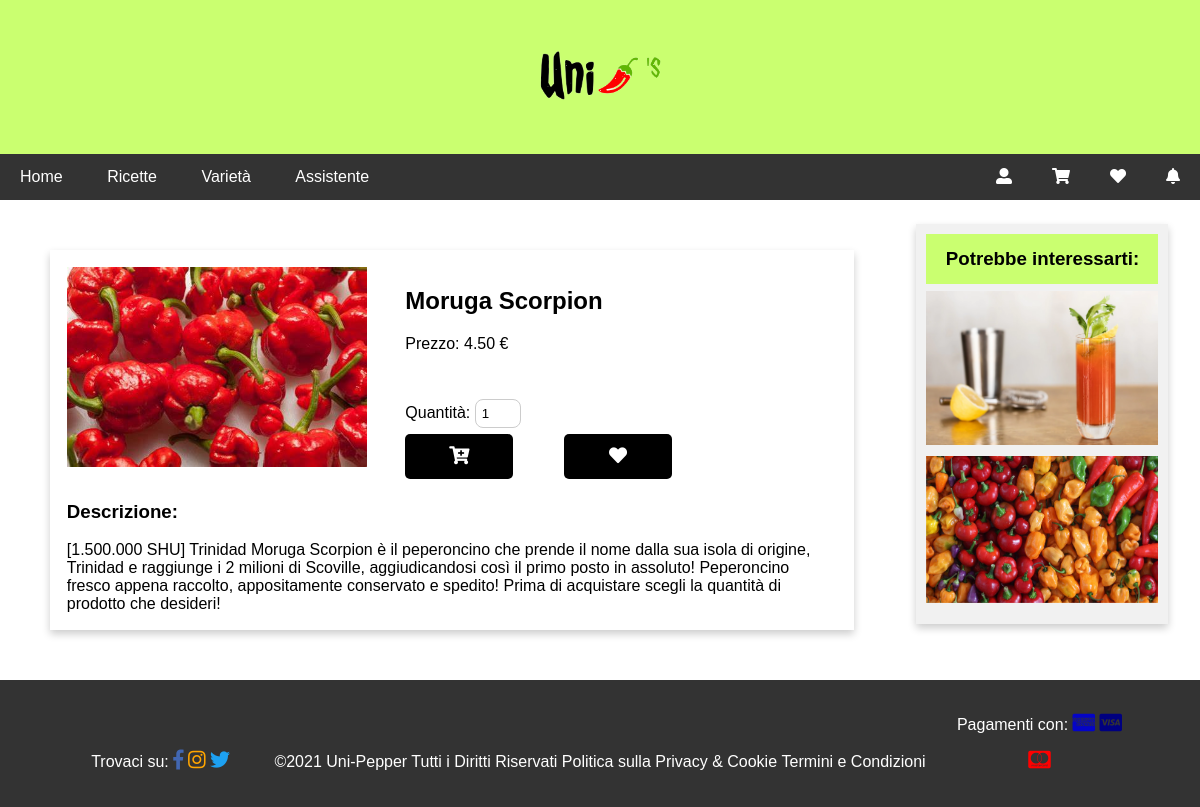
Screenshot of /prodotto.php?id=2 with the database file from the repository.
### tables this page shows
CREATE TABLE `prodotti` (
  `IdProdotto` int(10) NOT NULL,
  `NomeProdotto` varchar(50) NOT NULL,
  `ImmagineProdotto` varchar(255) NOT NULL,
  `DescrizioneProdotto` text NOT NULL,
  `PrezzoProdotto` float(6,2) NOT NULL,
  `QuantitaProdotto` int(5) NOT NULL,
  `IdFornitore` int(11) NOT NULL
);

CREATE TABLE `ricette` (
  `IdRicetta` int(11) NOT NULL,
  `NomeRicetta` varchar(255) NOT NULL,
  `ImmagineRicetta` varchar(255) NOT NULL,
  `Ingredienti` text NOT NULL,
  `Procedimento` text NOT NULL,
  `Difficolta` varchar(20) NOT NULL,
  `Persone` int(5) NOT NULL,
  `Tempo` varchar(10) NOT NULL,
  `Costo` varchar(20) NOT NULL,
  `GradoPiccantezza` varchar(20) NOT NULL
);

### prodotto.php (called while the page is built, shortened)
<?php
require_once 'bootstrap.php';
$templateParams["titolo"] = "Uni-Pepper's - Prodotto";
$templateParams["nome"] = "singolo-prodotto.php";
$templateParams["ricettecasuali"] = $dbh->getRandomRecipe(1);
$idprodotto = -1;
if(isset($_GET["id"])){
    $idprodotto = $_GET["id"];
}
$templateParams["pagina"] = "prodotto.php?id=".$idprodotto;
$templateParams["prodotto"] = $dbh->getProductById($idprodotto);
require 'template/base.php';
?>

### db/database.php (called while the page is built, shortened)
<?php
class DatabaseHelper{
    private $db;
    public function __construct($servername, $username, $password, $dbname, $port){
        $this->db = new mysqli($servername, $username, $password, $dbname, $port);
    }
    public function getProductById($id){
        $query = "SELECT IdProdotto, NomeProdotto, ImmagineProdotto, DescrizioneProdotto, PrezzoProdotto, QuantitaProdotto FROM prodotti WHERE IdProdotto=?";
        $stmt = $this->db->prepare($query);
        $stmt->bind_param('i',$id);
        $stmt->execute();
        $result = $stmt->get_result();
        return $result->fetch_all(MYSQLI_ASSOC);
    }
    public function getRandomRecipe($n){
        $stmt = $this->db->prepare("SELECT IdRicetta, NomeRicetta, ImmagineRicetta, Difficolta, Tempo, Costo FROM ricette ORDER BY RAND() LIMIT ?");
        $stmt->bind_param('i',$n);
        $stmt->execute();
        $result = $stmt->get_result();
        return $result->fetch_all(MYSQLI_ASSOC);
    }
}
?>

### bootstrap.php (called while the page is built, shortened)
<?php
require_once("db/database.php");
$dbh = new DatabaseHelper("localhost", "root", "", "unipeppers", 3306);
?>

### template/singolo-prodotto.php (the view, shortened to what this page needs)
<?php if(count($templateParams["prodotto"])==0): ?>
    <article>
        <h1>Ci dispiace, qualcosa è andato storto</h1>
    </article>
<?php else: $prodotto = $templateParams["prodotto"][0]; ?>
<div class="info">
    <img src="<?php echo UPLOAD_DIR_VARIETY.$prodotto["ImmagineProdotto"]; ?>" alt="Immagine <?php echo $prodotto["NomeProdotto"]; ?>"/>
    <h2><?php echo $prodotto["NomeProdotto"]; ?></h2>
    <p>Prezzo: <?php echo number_format($prodotto["PrezzoProdotto"],2);?> €</p><br>
    <br>
    <form action="processa-form.php" method="POST" enctype="multipart/form-data">
        <label for="quantita">Quantit&agrave;:</label>
        <input type="number" id="quantita" name="quantita" min="1" value="1"/>
        <button type="submit"><span class="fas fa-cart-plus"></span></button>
    </form>
    <form action="processa-form.php" method="POST" enctype="multipart/form-data">
        <button type="submit"><span class="fas fa-heart"></span></button>
    </form>
    <h3>Descrizione:</h3>
    <p><?php echo $prodotto["DescrizioneProdotto"]?></p>
</div>
<?php endif; ?>

### template/base.php (shortened to what this page needs)
<!DOCTYPE html>
<html lang="it">
<head>
    <link rel="stylesheet" href="https://use.fontawesome.com/releases/v5.7.0/css/all.css">
    <link rel="stylesheet" href="css/style.css" >
    <link rel="stylesheet" href="css/styleClass.css" >
    <link rel="stylesheet" href="css/carrello.css" >
    <link rel="stylesheet" href="css/notifiche.css" >
</head>
<body>
    <header>
        <img src="upload/logo.png" alt="logo"/>
    </header>
    <nav class="topnav" id="myTopnav">
        <a href="index.php" title="home" <?php isActive("index.php");?>>Home</a>
        <a href="ricette.php" title="ricette" <?php isActive("ricette.php");?>>Ricette</a>
        <a href="varieta.php" title="varieta" <?php isActive("varieta.php");?>>Variet&agrave;</a>
        <a href="assistente.php" title="assistente" <?php isActive("assistente.php");?>>Assistente</a>
        <a id="main" onclick="openNav()" class="right" title="notifiche" ><span class="fas fa-bell" title="Notifiche"></span></a>
        <a href="preferiti.php" title="preferiti" class="right<?php isEchoActive("preferiti.php");?>"><span class="fas fa-heart" title="Preferiti"></span></a>
        <a href="carrello.php" title="carrello" class="right <?php isEchoActive("carrello.php");?>"><span class="fas fa-shopping-cart" title="Carrello"></span></a>
        <a href="login.php" title="login" class="right <?php isEchoActive("login.php");?>"><span class="fas fa-user-alt" title="Utente"></span></a>
    </nav>
    <main>
        <?php if(isset($templateParams["nome"])){
        require($templateParams["nome"]);
        }
        ?>
    </main>
    <aside>
        <h3>Potrebbe interessarti:</h3>
        <?php $ricettacasuale = $templateParams["ricettecasuali"][0];?>
        <div class="aside">
            <img src="<?php echo UPLOAD_DIR_RECIPES.$ricettacasuale["ImmagineRicetta"]?>" alt="Immagine <?php echo $ricettacasuale["NomeRicetta"]?>">
        </div>
        <div class="aside">
            <img src="upload/peperonciniVar.jpg" alt="Varietà">
        </div>
    </aside>
    <footer>
        <section class="social">
            <p>Trovaci su:</p>
            <a href="http://www.facebook.com" title="facebook" ><span class="fab fa-facebook-f" title="Facebook" style="color: #4267B2;"></span></a>
            <a href="http://instagram.com" title="instagram" ><span class="fab fa-instagram" title="Instagram" style="color: orange;"></span></a>
            <a href="http://twitter.com" title="twitter" ><span class="fab fa-twitter" title="Twitter" style="color: #1DA1F2;"></span></a>
        </section>
        <section class="contatti">
            <p>©2021 Uni-Pepper Tutti i Diritti Riservati</p>
            <a href="privacy.php">Politica sulla Privacy & Cookie</a>
            <a href="termini.php">Termini e Condizioni</a>
        </section>
        <section class="pagamenti">
            <p>Pagamenti con:</p>
            <a href="http://americanexpress.com" title="americanexpress" ><span class="fab fa-cc-amex" title="American Express" style="color: rgb(4, 4, 199);"></span></a>
            <a href="http://visa.com" title="visa" ><span class="fab fa-cc-visa" title="Visa" style="color: navy;"></span></a>
            <a href="http://mastercard.com" title="mastercard" ><span class="fab fa-cc-mastercard" title="Mastercard" style="color: red;"></span></a>
        </section>
    </footer>
</body>
</html>

### css/style.css (style rules this page uses)
* { box-sizing: border-box; }
body { font-family: Arial, Helvetica, sans-serif; margin: 0; }
header { padding: 50px; text-align: center; background: #caff70; color: black; }
header img { height: 50px; }
nav { overflow: hidden; background-color: #333; }
nav a:not(.right) { width: auto; display: inline-block; color: white; text-align: center; padding: 14px 20px; text-decoration: none; }
main { background-color: white; padding: 10px; margin: 2%; }
main form input { width: 100%; padding: 12px 20px; margin: 10px 0; display: inline-block; border: 1px solid #ccc; box-sizing: border-box; }
main form button, .reg-button { background-color: #04AA6D; color: white; padding: 14px 20px; margin: 10px 0; border: none; cursor: pointer; width: 100%; }
aside { background-color: #f1f1f1; box-shadow: 0 4px 8px 0 rgba(0, 0, 0, 0.2); padding: 10px; margin: 2%; text-align: center; }
aside h3 { background-color: #caff70; padding: 6% 2%; margin: 0; }
body > footer { padding: 20px; text-align: center; color: white; background: #333; }
body footer a { text-decoration: none; color: white; }
body footer span { font-size: 20px; }
footer section p, footer section a { display: inline-block; }
@media screen and (min-width: 768px) { main, aside { display: inline-block; vertical-align: top; } }
@media screen and (min-width: 768px) { aside { width: 21%; } }
@media screen and (min-width: 768px) { main { width: 70%; } }
@media screen and (min-width: 768px) { nav a { display: inline-block; width: auto; color: white; text-align: center; padding: 14px 20px; text-decoration: none; } }
@media screen and (min-width: 768px) { nav a.right { float: right; } }
@media screen and (min-width: 768px) { body footer section { display: inline-block; } }

### css/styleClass.css (style rules this page uses)
nav .right { display: none; }
.info { box-shadow: 0 4px 8px 0 rgba(0, 0, 0, 0.2); width: 98%; margin: 2%; padding: 2%; text-align: center; }
.info p { margin: 0 2% 0 0; }
.info img { max-width: 300px; float: none; margin-right: 5%; }
.info input { max-width: 30%; padding: 6px; border-radius: 8px; margin-bottom: 4%; }
.info form input, .info form label { display: inline-block; }
.info button { border: none; width: 70%; border-radius: 5px; outline: 0; padding: 12px; color: white; background-color: #000; text-align: center; cursor: pointer; font-size: 18px; margin-bottom: 2%; margin-top: 0; }
.aside img { max-width: 100%; }
.aside { position: relative; padding: 0; margin-top: 3%; margin-bottom: 3%; margin-left: auto; margin-right: auto; width: 100%; max-width: 100%; }
@media screen and (min-width: 768px) { nav a.right { float: right; display: inline-flex; width: auto; color: white; text-align: center; padding: 14px 20px; text-decoration: none; } }
@media screen and (min-width: 768px) { .social, .pagamenti { width: 15%; } }
@media screen and (min-width: 768px) { .contatti { width: 60%; } }
@media screen and (min-width: 768px) { .info { display: inline-block; text-align: left; } }
@media screen and (min-width: 768px) { .info img { float: left; } }
@media screen and (min-width: 768px) { .info input { max-width: 30%; } }
@media screen and (min-width: 768px) { .info form { display: inline-block; width: 20%; } }
@media screen and (min-width: 768px) { .info button { width: 70%; } }

### css/carrello.css (style rules this page uses)
label { margin-bottom: 10px; display: block; }
a { text-decoration: none; color: black; }

### css/notifiche.css (style rules this page uses)
#main { transition: margin-right .5s; }

### rows the page displays
prodotti: ImmagineProdotto (picture), NomeProdotto "Moruga Scorpion", PrezzoProdotto "4.50", DescrizioneProdotto "[1.500.000 SHU] Trinidad Moruga Scorpion è il peperoncino che prende il nome dalla sua isola di origine, Trinidad e raggiunge i 2 milioni di Scoville, aggiudicandosi così il primo posto in assoluto! Peperoncino fresco appena raccolto, appositamente conservato e spedito! Prima di acquistare scegli la quantità di prodotto che desideri!"
ricette: ImmagineRicetta (picture)
